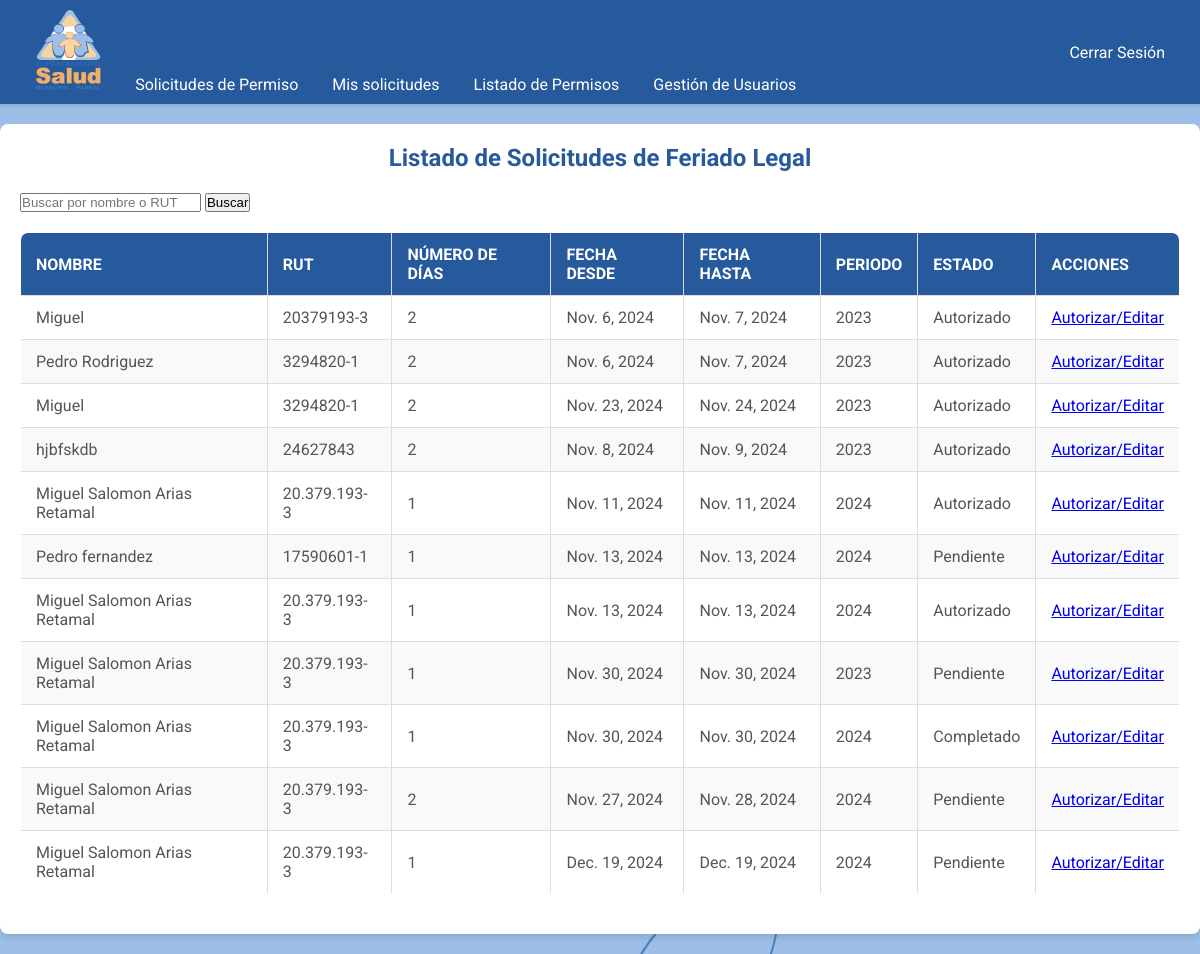
Page /regular-permissions/ (signed in) on the committed database.
### permisos/models.py (models this page shows, shortened)
class PermissionRequest(models.Model):
    ESTADO_CHOICES = [
        ('pendiente', 'Pendiente'),
        ('autorizado', 'Autorizado'),
        ('no_autorizado', 'No Autorizado'),
        ('completado', 'Completado'),
    ]
    user = models.ForeignKey(User, on_delete=models.CASCADE, related_name="permission_requests")
    full_name = models.CharField("Nombre completo", max_length=100)
    rut = models.CharField("RUT", max_length=12)
    position = models.CharField("Cargo", max_length=50, choices=UserProfile.CARGO_CHOICES)
    establishment = models.CharField("Establecimiento", max_length=100, choices=UserProfile.DEPARTAMENTO_CHOICES)
    request_type = models.CharField("Tipo de Solicitud", max_length=20, choices=[
        ('FERIADO', 'Solicitud de Feriado Legal'),
        ('ADMINISTRATIVO', 'Permiso Administrativo'),
        ('COMPENSACION', 'Compensación de Tiempo'),
    ], default='FERIADO')
    number_of_days = models.PositiveIntegerField("Número de días", blank=True, null=True)
    date_from = models.DateField("Fecha desde")
    date_to = models.DateField("Fecha hasta")
    period = models.CharField("Periodo", max_length=50, blank=True, null=True)
    autorizado = models.BooleanField("Autorizado", default=False)
    anticipado = models.BooleanField("Anticipado", default=False)
    postergado = models.BooleanField("Postergado", default=False)
    additional_date_from = models.DateField("Fecha adicional desde", null=True, blank=True)
    additional_date_to = models.DateField("Fecha adicional hasta", null=True, blank=True)
    firma_funcionario = models.FileField("Firma del funcionario", upload_to='firmas/', null=True, blank=True)
    estado = models.CharField("Estado", max_length=13, choices=ESTADO_CHOICES, default='pendiente')  # Incrementado a 13 caracteres
    created_at = models.DateTimeField("Fecha de creación", auto_now_add=True)
    updated_at = models.DateTimeField("Última actualización", auto_now=True)

### permisos/views.py (the view)
# urls.py: path('regular-permissions/', views.regular_permission_list, name='regular_permission_list'),  # Listado de solicitudes de feriado legal
@login_required
def regular_permission_list(request):
    query = request.GET.get("q", "")
    regular_permissions = PermissionRequest.objects.filter(
        Q(full_name__icontains=query) | Q(rut__icontains=query)
    )
    return render(
        request,
        "regular_permission_list.html",
        {"regular_permissions": regular_permissions, "query": query},
    )

### permisos/templates/regular_permission_list.html (shortened to what this page needs)
{% extends "base.html" %}
{% block content %}
<div class="table-container">
    <h2>Listado de Solicitudes de Feriado Legal</h2>
    <form method="GET" action="{% url 'regular_permission_list' %}" class="search-form">
        <input type="text" name="q" value="{{ query }}" placeholder="Buscar por nombre o RUT">
        <button type="submit">Buscar</button>
    </form>
    <table>
        <thead>
            <tr>
                <th>Nombre</th>
                <th>RUT</th>
                <th>Número de Días</th>
                <th>Fecha Desde</th>
                <th>Fecha Hasta</th>
                <th>Periodo</th>
                <th>Estado</th>
                <th>Acciones</th>
            </tr>
        </thead>
        <tbody>
            {% for permission in regular_permissions %}
            <tr>
                <td>{{ permission.full_name }}</td>
                <td>{{ permission.rut }}</td>
                <td>{{ permission.number_of_days }}</td>
                <td>{{ permission.date_from }}</td>
                <td>{{ permission.date_to }}</td>
                <td>{{ permission.period }}</td>
                <td>{{ permission.estado|title }}</td>
                <td>
                    <a href="{% url 'regular_permission_detail' permission.id %}">Autorizar/Editar</a>
                </td>
            </tr>
            {% empty %}
            <tr>
                <td colspan="8">No se encontraron solicitudes de permisos.</td>
            </tr>
            {% endfor %}
        </tbody>
    </table>
</div>
{% endblock %}

### permisos/templates/base.html (shortened to what this page needs)
<!DOCTYPE html>
<html lang="en">
<head>
    <link rel="stylesheet" href="https://cdnjs.cloudflare.com/ajax/libs/font-awesome/6.0.0-beta3/css/all.min.css">
    {% load static %}
    <link rel="stylesheet" href="{% static 'css/main.css' %}">
    <link rel="stylesheet" href="{% static 'css/forms.css' %}">
    <link rel="stylesheet" href="{% static 'css/tables.css' %}">
    <link rel="stylesheet" href="{% static 'css/navbar.css' %}">
    <link rel="stylesheet" href="{% static 'css/responsive.css' %}">
    <link rel="stylesheet" href="{% static 'css/home.css' %}">
<body>
<nav>
    <div>
        <a href="{% url 'home' %}">
            <img src="{% static 'img/logo.png' %}" alt="Logo Departamento de Salud" style="height: 80px;">
        </a>
        {% if user.is_authenticated %}
            <div class="dropdown">
                <a href="#">Solicitudes de Permiso</a>
            </div>
            <div class="dropdown">
                <a href="#">Mis solicitudes</a>
            </div>
            {% if user.is_staff %}
                <div class="dropdown">
                    <a href="#">Listado de Permisos</a>
                </div>
                <a href="{% url 'user_management' %}">Gestión de Usuarios</a>
            {% endif %}
        {% endif %}
    </div>
    <div class="nav-links">
        {% if user.is_authenticated %}
            <a href="{% url 'signout' %}">Cerrar Sesión</a>
        {% else %}
            <a href="{% url 'signin' %}">Iniciar Sesión</a>
        {% endif %}
    </div>
</nav>
<div class="container">
    {% block content %}{% endblock %}
</div>
</body>
</html>

### permisos/static/css/main.css (style rules this page uses)
* { margin: 0; padding: 0; box-sizing: border-box; }
body { color: white; font-family: "Roboto", sans-serif; background-color: #9dbee6; background-size: cover; }
.container { max-width: 1200px; margin: 20px auto; padding: 20px; background-color: white; border-radius: 8px; box-shadow: 0 4px 6px rgba(0, 0, 0, 0.1); }
button { cursor: pointer; transition: background-color 0.3s ease; }

### permisos/static/css/forms.css (style rules this page uses)
h2 { text-align: center; margin-bottom: 20px; color: #27599d; }

### permisos/static/css/tables.css (style rules this page uses)
table { width: 100%; border-collapse: collapse; margin: 20px 0; font-size: 16px; text-align: left; background-color: white; border: 1px solid #ddd; border-radius: 8px; overflow: hidden; }
thead tr { background-color: #27599d; color: white; }
th, td { padding: 12px 15px; border: 1px solid #ddd; }
tbody tr:nth-child(even) { background-color: #f9f9f9; }
th { font-weight: bold; text-transform: uppercase; }
td { color: #555; }

### permisos/static/css/navbar.css (style rules this page uses)
nav { display: flex; justify-content: space-between; align-items: center; background-color: #27599d; padding: 10px 20px; box-shadow: 0px 2px 4px rgba(0, 0, 0, 0.1); }
nav img { height: 80px; }
nav a { color: #fff; text-decoration: none; margin: 0 15px; font-size: 16px; }
nav .dropdown { position: relative; display: inline-block; }

### rows in the picture
PermissionRequest: full_name "Miguel", rut "20379193-3", number_of_days "2", date_from "Nov. 6, 2024", date_to "Nov. 7, 2024", period "2023", estado "Autorizado"
PermissionRequest: full_name "Pedro Rodriguez", rut "3294820-1", number_of_days "2", date_from "Nov. 6, 2024", date_to "Nov. 7, 2024", period "2023", estado "Autorizado"
PermissionRequest: full_name "Miguel", rut "3294820-1", number_of_days "2", date_from "Nov. 23, 2024", date_to "Nov. 24, 2024", period "2023", estado "Autorizado"
PermissionRequest: full_name "hjbfskdb", rut "24627843", number_of_days "2", date_from "Nov. 8, 2024", date_to "Nov. 9, 2024", period "2023", estado "Autorizado"
PermissionRequest: full_name "Miguel Salomon Arias Retamal", rut "20.379.193-3", number_of_days "1", date_from "Nov. 11, 2024", date_to "Nov. 11, 2024", period "2024", estado "Autorizado"
PermissionRequest: full_name "Pedro fernandez", rut "17590601-1", number_of_days "1", date_from "Nov. 13, 2024", date_to "Nov. 13, 2024", period "2024", estado "Pendiente"
PermissionRequest: full_name "Miguel Salomon Arias Retamal", rut "20.379.193-3", number_of_days "1", date_from "Nov. 13, 2024", date_to "Nov. 13, 2024", period "2024", estado "Autorizado"
PermissionRequest: full_name "Miguel Salomon Arias Retamal", rut "20.379.193-3", number_of_days "1", date_from "Nov. 30, 2024", date_to "Nov. 30, 2024", period "2023", estado "Pendiente"
PermissionRequest: full_name "Miguel Salomon Arias Retamal", rut "20.379.193-3", number_of_days "1", date_from "Nov. 30, 2024", date_to "Nov. 30, 2024", period "2024", estado "Completado"
PermissionRequest: full_name "Miguel Salomon Arias Retamal", rut "20.379.193-3", number_of_days "2", date_from "Nov. 27, 2024", date_to "Nov. 28, 2024", period "2024", estado "Pendiente"
PermissionRequest: full_name "Miguel Salomon Arias Retamal", rut "20.379.193-3", number_of_days "1", date_from "Dec. 19, 2024", date_to "Dec. 19, 2024", period "2024", estado "Pendiente"
